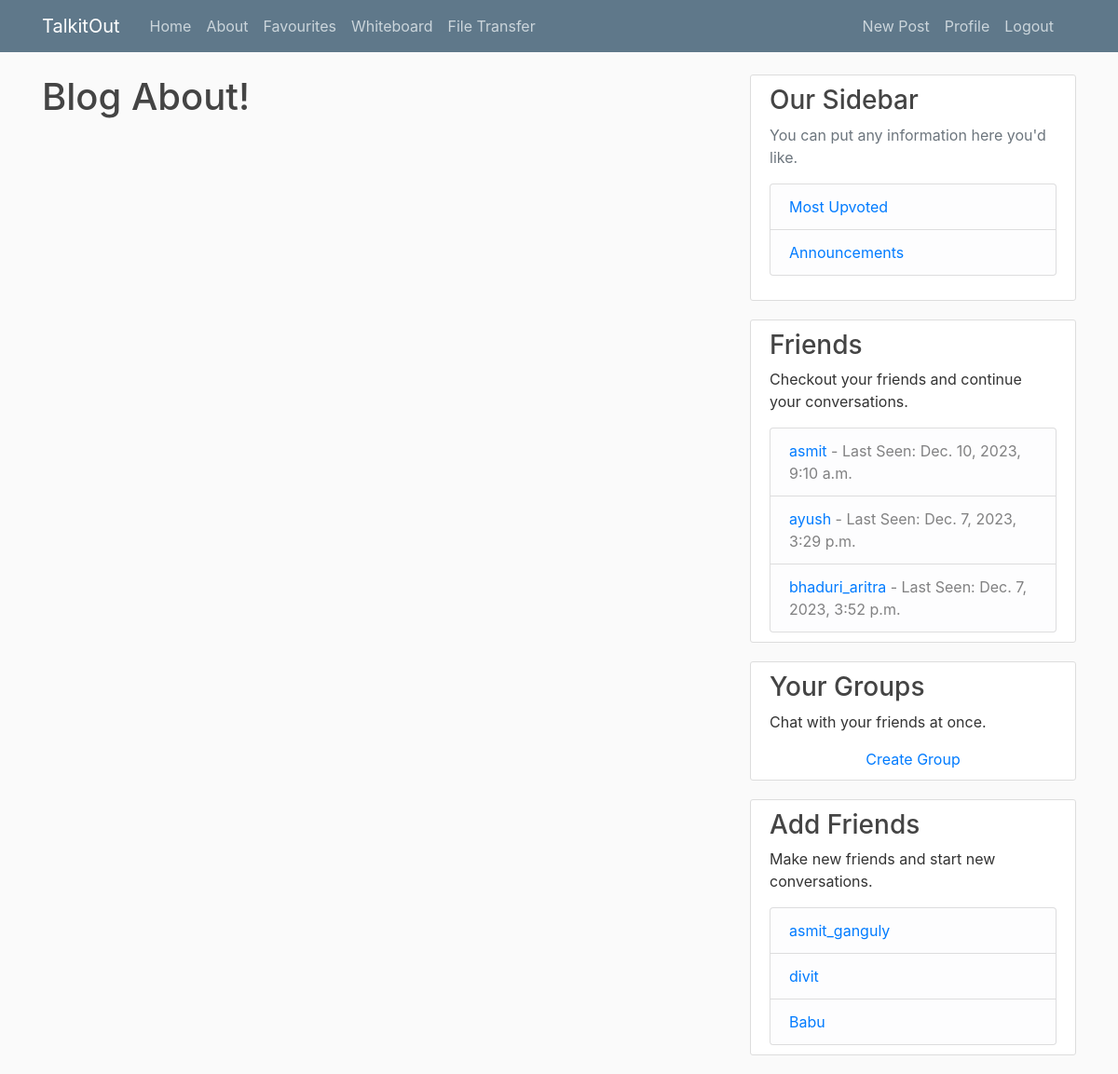
The app's page /about/ (signed in), older data.
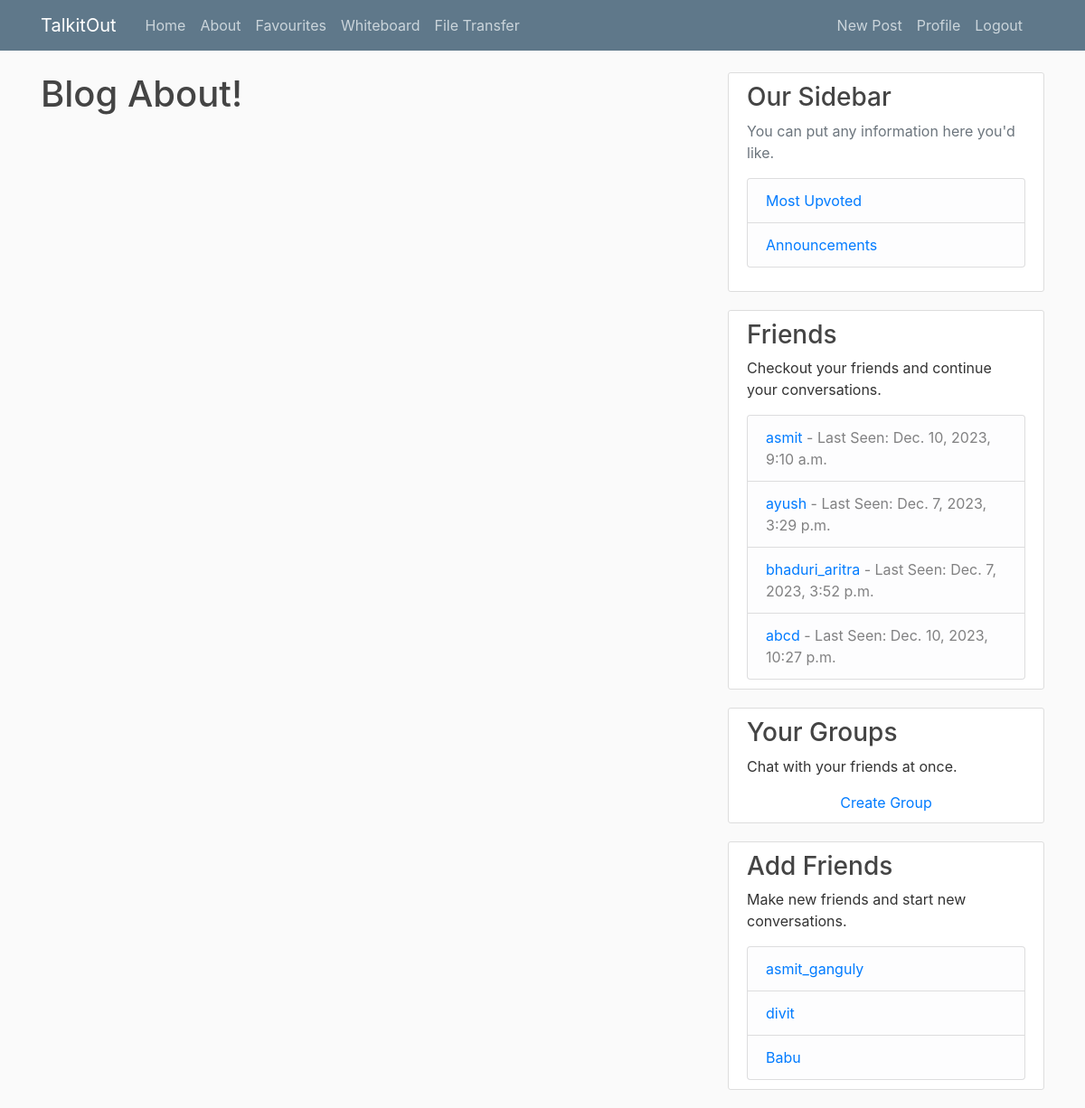
The same page, newer data.
### blog/models.py (models this page shows, shortened)
class Friend(models.Model):
    user = models.ForeignKey(User, on_delete=models.CASCADE, related_name='user')
    friend = models.ForeignKey(User, on_delete=models.CASCADE, related_name='friend')
    class Meta:
        unique_together = ('user', 'friend')

### blog/views.py (the view)
# urls.py: path('about/', views.about,name='blog-about'),
def about(request):
    request.user.profile.lastseen = timezone.now()
    request.user.profile.save()
    context = {"title": "about"}
    if request.user.is_authenticated:
        request.user.profile.lastseen = timezone.now()
        request.user.profile.save()
        current_user = request.user
        friends = Friend.objects.filter(user=current_user).values_list(
            "friend", flat=True
        )
        others = User.objects.exclude(pk=current_user.id).exclude(pk__in=friends)
        groups = Group.objects.filter(
            members=current_user
        )  # Get groups the user is a part of
        context["friends"] = Friend.objects.filter(user=current_user)
        context["others_list"] = others
        context["groups"] = groups  # Add groups to the context
        friends_lastseen = Profile.objects.filter(
            user__in=friends.values_list("friend", flat=True)
        ).values("user__username", "lastseen")
        context["friends_lastseen"] = friends_lastseen
    return render(request, "blog/about.html", context)

### users/models.py (called while the page is built)
    def save(self,*args, **kwargs):
        super().save(*args, **kwargs)
        img = Image.open(self.image.path)
        if img.height>300 or img.width >300:
            output_size = (300,300)
            img.thumbnail(output_size)
            img.save(self.image.path)

### blog/templates/blog/about.html (shortened to what this page needs)
{% extends "blog/base.html" %}
{% block content %}
<h1>Blog About!</h1>
{% endblock content%}
{% block friend_list %}
<div class="content-section">
    <h3>Friends</h3>
    <p>Checkout your friends and continue your conversations.</p>
    <ul class="list-group">
        {% for friend in friends %}
            {% with request.user.username as current_user %}
                {% if friend.friend.username < current_user %}
                    {% with room_name=friend.friend.username|add:"_"|add:current_user %}
                        <li class="list-group-item list-group-item-light">
                            <a href="{% url 'room' room_name %}">{{ friend.friend.username }}</a> - Last Seen:
                            {% for lastseen in friends_lastseen %}
                                {% if lastseen.user__username == friend.friend.username %}
                                    {{ lastseen.lastseen }}
                                {% endif %}
                            {% endfor %}
                        </li>
                    {% endwith %}
                {% endif %}
            {% endwith %}
        {% endfor %}
    </ul>
</div>
{% endblock friend_list %}
{% block group_list %}
<div class="content-section">
    <h3>Your Groups</h3>
    <p>Chat with your friends at once.</p>
    <div class="text-center">
        <a href="{% url 'create_group' %}">Create Group</a>
    </div>
</div>
{% endblock group_list %}
{% block other_list %}
<div class="content-section">
    <h3>Add Friends</h3>
    <p>Make new friends and start new conversations.</p>
    <ul class="list-group">
        {% for other in others_list %}
            {% with request.user.username as current_user %}
                {% if other.username < current_user %}
                    {% with room_name=other.username|add:"_"|add:current_user %}
                        <li class="list-group-item list-group-item-light">
                            <a href="{% url 'room' room_name %}">{{ other.username }}</a>
                        </li>
                    {% endwith %}
                {% else %}
                    {% with room_name=current_user|add:"_"|add:other.username %}
                        <li class="list-group-item list-group-item-light">
                            <a href="{% url 'add_friend' other.username %}">{{ other.username }}</a>
                        </li>
                    {% endwith %}
                {% endif %}
            {% endwith %}
        {% endfor %}
    </ul>
</div>
{% endblock other_list %}

### blog/templates/blog/base.html (shortened to what this page needs)
{% load static %}
<!DOCTYPE html>
<html>
<head>
  <link rel="stylesheet" href="https://maxcdn.bootstrapcdn.com/bootstrap/4.0.0/css/bootstrap.min.css"
>
  <link rel="stylesheet" type="text/css" href="{% static 'blog/main.css' %}">
  <link href='https://unpkg.com/css.gg@2.0.0/icons/css/dark-mode.css' rel='stylesheet'>
  <link href='https://unpkg.com/css.gg@2.0.0/icons/css/sun.css' rel='stylesheet'>
</head>
<body>
  <header class="site-header">
    <nav class="navbar navbar-expand-md navbar-dark bg-steel fixed-top">
      <div class="container">
        <a class="navbar-brand mr-4" href="{% url 'blog-home' %}">TalkitOut</a>
        <div class="collapse navbar-collapse" id="navbarToggle">
          <div class="navbar-nav mr-auto">
            <a class="nav-item nav-link" href="{% url 'blog-home' %}">Home</a>
            <a class="nav-item nav-link" href="{% url 'blog-about' %}">About</a>
            <a class="nav-item nav-link" href="{% url 'favourite_list' %}">Favourites</a>
            <a class="nav-item nav-link" href="/whiteboardcollab/">Whiteboard</a>
            {% if user.is_authenticated %}
              <a class="nav-item nav-link" href="{% url 'stream:user-videos' user.username %}">File Transfer</a>
            {% endif %}
          </div>
          <div class="navbar-nav">
            {% if user.is_authenticated %}
              <a class="nav-item nav-link" href="{% url 'post-create' %}">New Post</a>
              <a class="nav-item nav-link" href="{% url 'profile' %}">Profile</a>
              <a class="nav-item nav-link" href="{% url 'logout' %}">Logout</a>
              <a class="nav-item nav-link" href=""></i></a>
            {% else %}
              <a class="nav-item nav-link" href="{% url 'login' %}">Login</a>
              <a class="nav-item nav-link" href="{% url 'register' %}">Register</a>
              <a class="nav-item nav-link" href=""><i class="gg-sun"></i></i></a>
            {% endif %}
          </div>
        </div>
      </div>
    </nav>
  </header>
  <main role="main" class="container">
    <div class="row">
      <div class="col-md-8">
        {% block content %}{% endblock %}
      </div>
      <div class="col-md-4">
        <div class="content-section">
          <h3>Our Sidebar</h3>
          <p class='text-muted'>You can put any information here you'd like.
          <ul class="list-group">
            {% if user.is_authenticated %}
              <li class="list-group-item list-group-item-light"><a href="{% url 'upvoted-posts' %}">Most Upvoted</a></li>
              <li class="list-group-item list-group-item-light"><a href="{% url 'announce' %}">Announcements</li></a>
            {% endif %}
          </ul>
          </p>
        </div>
          {% block friend_list %}
          {% endblock %}
          {% block group_list %}
          {% endblock %}
          {% block other_list %}
          {% endblock %}
      </div>
  </main>
</body>
</html>

### blog/static/blog/main.css (style rules this page uses)
body { background: #fafafa; color: #333333; margin-top: 5rem; }
h1, h2, h3, h4, h5, h6 { color: #444444; }
ul { margin: 0; }
.bg-steel { background-color: #5f788a; }
.site-header .navbar-nav .nav-link { color: #cbd5db; }
.content-section { background: #ffffff; padding: 10px 20px; border: 1px solid #dddddd; border-radius: 3px; margin-bottom: 20px; }

Row changes from the older to the newer data that the page shows:
added Friend: friend.username "abcd", lastseen "Dec. 10, 2023, 10:27 p.m."
